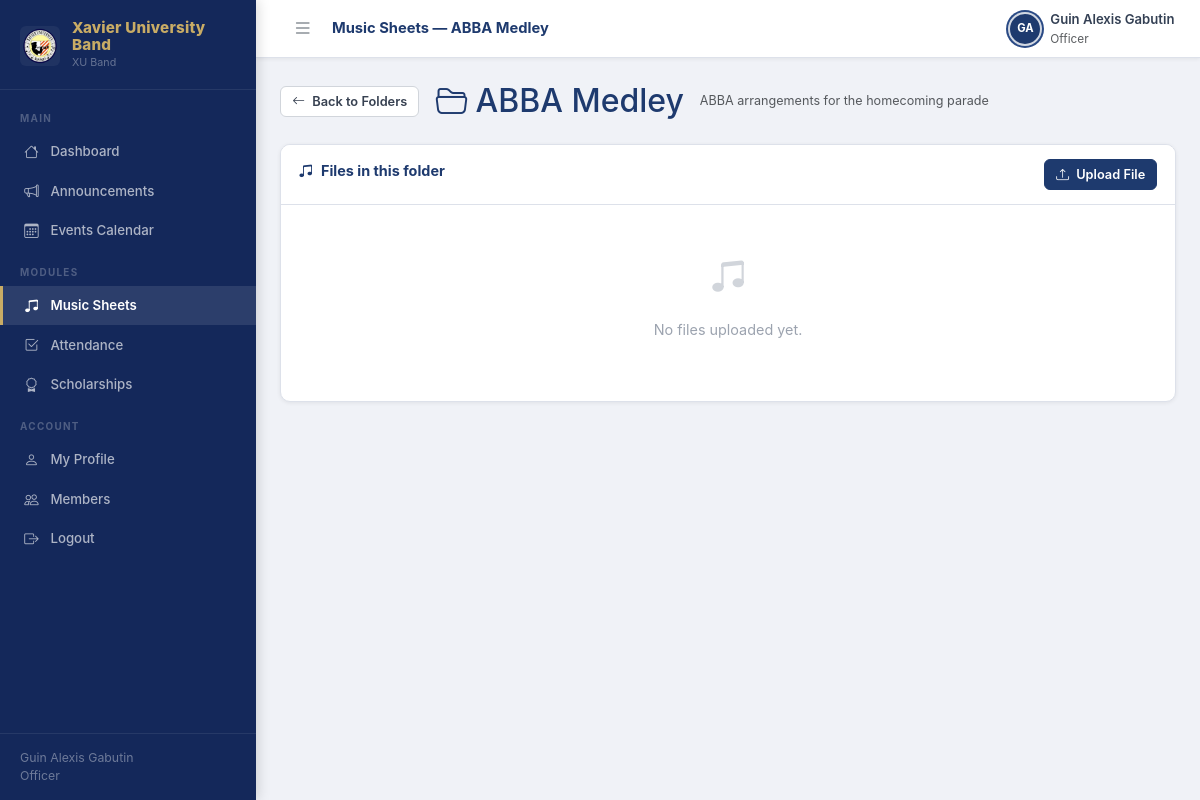
Screenshot of /music-sheets.php?folder=1 (signed in) with the database file from the repository.
### tables this page shows
CREATE TABLE IF NOT EXISTS music_folders (
    id INT AUTO_INCREMENT PRIMARY KEY,
    name VARCHAR(200) NOT NULL,
    description TEXT DEFAULT NULL,
    created_by INT NOT NULL,
    created_at DATETIME NOT NULL DEFAULT CURRENT_TIMESTAMP,
    FOREIGN KEY (created_by) REFERENCES users(id) ON DELETE CASCADE
);

### includes/db.php (called while the page is built, shortened)
<?php
function getDB(): PDO {
    static $pdo = null;
    if ($pdo === null) {
        $host = DB_HOST === 'localhost' ? '127.0.0.1' : DB_HOST;
        $dsn = 'mysql:host=' . $host . ';port=' . DB_PORT . ';dbname=' . DB_NAME . ';charset=utf8mb4';
        try {
            $pdo = new PDO($dsn, DB_USER, DB_PASS, [
                PDO::ATTR_ERRMODE            => PDO::ERRMODE_EXCEPTION,
                PDO::ATTR_DEFAULT_FETCH_MODE => PDO::FETCH_ASSOC,
                PDO::ATTR_EMULATE_PREPARES   => false,
                PDO::ATTR_TIMEOUT            => 10,
            ]);
        } catch (PDOException $e) {
            http_response_code(500);
            die(json_encode(['error' => 'Database connection failed: ' . $e->getMessage()]));
        }
    }
    return $pdo;
}
function dbQuery(string $sql, array $params = []): array {
    $stmt = getDB()->prepare($sql);
    $stmt->execute($params);
    return $stmt->fetchAll();
}
function dbQueryOne(string $sql, array $params = []): ?array {
    $stmt = getDB()->prepare($sql);
    $stmt->execute($params);
    $row = $stmt->fetch();
    return $row ?: null;
}

### includes/helpers.php (called while the page is built, shortened)
<?php
function h(mixed $val): string {
    return htmlspecialchars((string)$val, ENT_QUOTES | ENT_HTML5, 'UTF-8');
}

### includes/auth.php (called while the page is built, shortened)
<?php
require_once __DIR__ . '/db.php';
function isLoggedIn(): bool {
    return !empty($_SESSION['user_id']);
}
function currentUser(): ?array {
    return [
        'id'    => $_SESSION['user_id'],
        'name'  => $_SESSION['user_name'],
        'role'  => $_SESSION['user_role'],
        'email' => $_SESSION['user_email'],
    ];
}
function isOfficer(): bool {
    $role = currentUser()['role'] ?? '';
    return $role === 'officer' || $role === 'moderator';
}

### public/music-sheets.php (the view, shortened to what this page needs)
<?php
require_once __DIR__ . '/../includes/auth.php';
require_once __DIR__ . '/../includes/db.php';
require_once __DIR__ . '/../includes/helpers.php';
require_once __DIR__ . '/../includes/layout.php';
$user = currentUser();
$folderId = (int)($_GET['folder'] ?? 0);
if ($folderId) {
    $folder = dbQueryOne('SELECT * FROM music_folders WHERE id = ?', [$folderId]);
    if (isOfficer()) {
        $sheets = dbQuery('SELECT ms.*, u.name AS uploader FROM music_sheets ms JOIN users u ON u.id = ms.uploaded_by WHERE ms.folder_id = ? ORDER BY ms.created_at DESC', [$folderId]);
    } else {
        $sheets = dbQuery('SELECT ms.*, u.name AS uploader FROM music_sheets ms JOIN users u ON u.id = ms.uploaded_by JOIN music_assignments ma ON ma.sheet_id = ms.id WHERE ms.folder_id = ? AND ma.user_id = ? ORDER BY ms.created_at DESC', [$folderId, $user['id']]);
    }
?>
<div class="d-flex align-items-center gap-3 mb-4">
  <a href="/music-sheets.php" class="btn btn-outline btn-sm">
    <i class="bi bi-arrow-left me-1"></i> Back to Folders
  </a>
  <h2 class="mb-0" style="color:var(--xu-navy)">
    <i class="bi bi-folder2-open me-2"></i><?= h($folder['name']) ?>
  </h2>
  <?php if ($folder['description']): ?>
  <span class="text-muted small"><?= h($folder['description']) ?></span>
  <?php endif; ?>
</div>
<div class="card">
  <div class="card-header d-flex justify-content-between align-items-center">
    <span class="card-title"><i class="bi bi-music-note-beamed me-2"></i>Files in this folder</span>
    <?php if (isOfficer()): ?>
    <button class="btn btn-primary btn-sm" onclick="openModal('xumodalUpload')">
      <i class="bi bi-upload me-1"></i> Upload File
    </button>
    <?php endif; ?>
  </div>
  <?php if (!$sheets): ?>
  <div class="empty-state">
    <div class="empty-icon"><i class="bi bi-music-note-beamed"></i></div>
    <p><?= isOfficer() ? 'No files uploaded yet.' : 'No sheets assigned to you yet.' ?></p>
  </div>
  <?php endif; ?>
</div>
<?php } ?>

### public/assets/css/style.css (style rules this page uses)
:root { --xu-navy: #1e3a6e; --xu-navy-dark: #14285a; --xu-navy-light: #2a4a85; --xu-gold: #a68c45; --xu-gold-lt: #c9ac65; --xu-bg: #f0f2f7; --xu-white: #ffffff; --xu-border: #dde1ea; --xu-text: #1a202c; --xu-muted: #64748b; --sidebar-w: 256px; --sidebar-w-collapsed: 64px; --topbar-h: 58px; --radius-sm: 6px; --radius-md: 10px; --radius-lg: 14px; --shadow-sm: 0 1px 4px rgba(0,0,0,.07); --shadow-md: 0 4px 16px rgba(0,0,0,.10); --shadow-lg: 0 8px 32px rgba(0,0,0,.14); }
*, *::before, *::after { box-sizing: border-box; }
body { background: var(--xu-bg); font-family: 'Inter', -apple-system, BlinkMacSystemFont, 'Segoe UI', sans-serif; font-size: .9rem; color: var(--xu-text); line-height: 1.6; }
a { text-decoration: none; }
.card { background: var(--xu-white); border: 1px solid var(--xu-border); border-radius: var(--radius-md); box-shadow: var(--shadow-sm); overflow: hidden; }
.card-header { background: var(--xu-white); border-bottom: 1px solid var(--xu-border); font-weight: 700; font-size: .88rem; padding: .85rem 1.1rem; display: flex; align-items: center; justify-content: space-between; flex-wrap: wrap; gap: .5rem; }
.card-title { font-weight: 700; color: var(--xu-navy); font-size: .9rem; }
.btn { border-radius: var(--radius-sm); font-weight: 600; font-size: .85rem; transition: all .15s; }
.btn-primary { background: var(--xu-navy); color: #fff; border-color: var(--xu-navy); }
.btn-outline { background: #fff; border: 1px solid #d1d5db; color: #374151; }
.btn-sm { font-size: .8rem; padding: .3rem .7rem; }
.empty-state { text-align: center; padding: 2.75rem 1rem; color: #9ca3af; }
.empty-state i { font-size: 2.25rem; display: block; margin-bottom: .65rem; }
.empty-icon { font-size: 2.5rem; color: #d1d5db; margin-bottom: .75rem; }

### rows the page displays
music_folders: name "ABBA Medley", description "ABBA arrangements for the homecoming parade"

### other values shown
$user['name'] "Guin Alexis Gabutin"
$role "Officer"
$title "Music Sheets — ABBA Medley"
$initials "GA"
